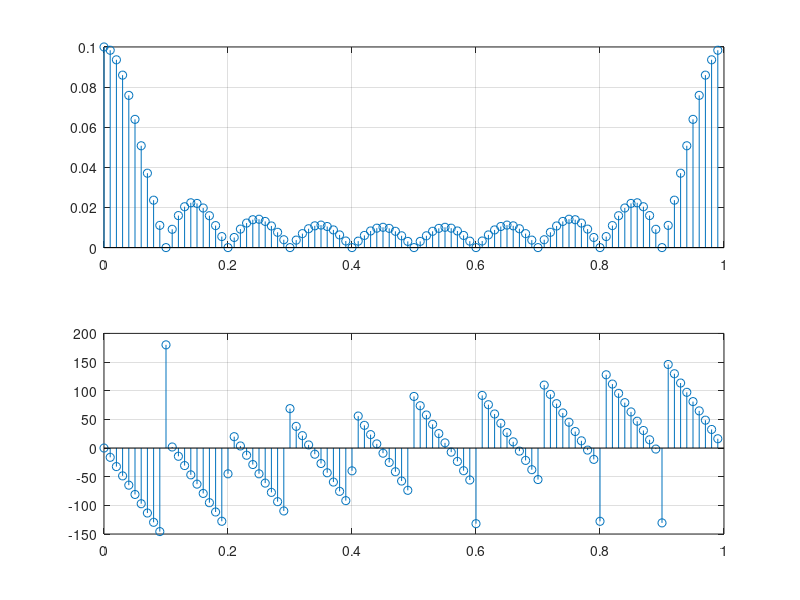

This chart was generated by the following MATLAB code:

x(1) = 1;
for i = 1 : 100
    if (i <= 10)
        x(i) = 1;
    else
        x(i) = 0;
    end
end
disp(x);

N = length(x);
X = zeros(1, N);

% Determinar una señal periodica

fs = 1;

for k = 0: N-1
    for n = 0: N - 3
        X(k+1) = X(k+1) + x(n+1)*exp(-j*2*pi*k*(n)/N);
    end
end


X = X/N;
modulo = abs(X);
fase_rad = angle(X);
fase_grados = rad2deg(fase_rad);

f = (0:N-1)*(fs/N);

figure;

subplot(2, 1, 1);
stem(f, modulo);
grid on

subplot(2, 1, 2);
stem(f, fase_grados);
grid on








